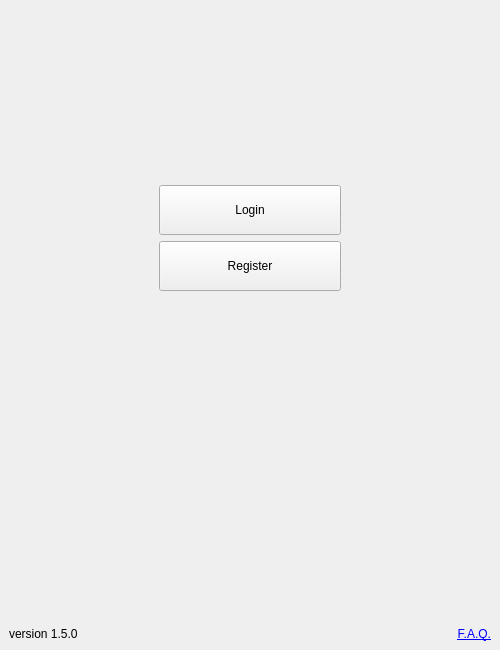
<?xml version="1.0" encoding="UTF-8"?>
<ui version="4.0">
 <class>StartWindow</class>
 <widget class="QMainWindow" name="StartWindow">
  <property name="geometry">
   <rect>
    <x>0</x>
    <y>0</y>
    <width>500</width>
    <height>650</height>
   </rect>
  </property>
  <property name="windowTitle">
   <string>NAZVA</string>
  </property>
  <property name="windowIcon">
   <iconset>
    <normaloff>../../../../Photos/Pictures/Icons/Lumicons ico pack/System/Device Keyboard.ico</normaloff>../../../../Photos/Pictures/Icons/Lumicons ico pack/System/Device Keyboard.ico</iconset>
  </property>
  <widget class="QWidget" name="centralwidget">
   <layout class="QVBoxLayout" name="verticalLayout_2">
    <item>
     <spacer name="verSpacer_1">
      <property name="orientation">
       <enum>Qt::Vertical</enum>
      </property>
      <property name="sizeType">
       <enum>QSizePolicy::Maximum</enum>
      </property>
      <property name="sizeHint" stdset="0">
       <size>
        <width>20</width>
        <height>50</height>
       </size>
      </property>
     </spacer>
    </item>
    <item>
     <widget class="QLabel" name="text_error">
      <property name="sizePolicy">
       <sizepolicy hsizetype="Preferred" vsizetype="Maximum">
        <horstretch>0</horstretch>
        <verstretch>0</verstretch>
       </sizepolicy>
      </property>
      <property name="minimumSize">
       <size>
        <width>0</width>
        <height>50</height>
       </size>
      </property>
      <property name="text">
       <string/>
      </property>
      <property name="alignment">
       <set>Qt::AlignCenter</set>
      </property>
     </widget>
    </item>
    <item>
     <spacer name="verSpacer_2">
      <property name="orientation">
       <enum>Qt::Vertical</enum>
      </property>
      <property name="sizeType">
       <enum>QSizePolicy::Maximum</enum>
      </property>
      <property name="sizeHint" stdset="0">
       <size>
        <width>20</width>
        <height>70</height>
       </size>
      </property>
     </spacer>
    </item>
    <item>
     <layout class="QGridLayout" name="gridLayout">
      <item row="1" column="2">
       <spacer name="horSpacer_2">
        <property name="orientation">
         <enum>Qt::Horizontal</enum>
        </property>
        <property name="sizeType">
         <enum>QSizePolicy::Maximum</enum>
        </property>
        <property name="sizeHint" stdset="0">
         <size>
          <width>150</width>
          <height>20</height>
         </size>
        </property>
       </spacer>
      </item>
      <item row="0" column="0">
       <spacer name="horSpacer_1">
        <property name="orientation">
         <enum>Qt::Horizontal</enum>
        </property>
        <property name="sizeType">
         <enum>QSizePolicy::Maximum</enum>
        </property>
        <property name="sizeHint" stdset="0">
         <size>
          <width>150</width>
          <height>20</height>
         </size>
        </property>
       </spacer>
      </item>
      <item row="0" column="1">
       <widget class="QPushButton" name="btn_login">
        <property name="minimumSize">
         <size>
          <width>160</width>
          <height>50</height>
         </size>
        </property>
        <property name="maximumSize">
         <size>
          <width>250</width>
          <height>250</height>
         </size>
        </property>
        <property name="text">
         <string>Login</string>
        </property>
       </widget>
      </item>
      <item row="1" column="1">
       <widget class="QPushButton" name="btn_register">
        <property name="minimumSize">
         <size>
          <width>0</width>
          <height>50</height>
         </size>
        </property>
        <property name="text">
         <string>Register</string>
        </property>
       </widget>
      </item>
     </layout>
    </item>
    <item>
     <spacer name="verSpacer_3">
      <property name="orientation">
       <enum>Qt::Vertical</enum>
      </property>
      <property name="sizeHint" stdset="0">
       <size>
        <width>20</width>
        <height>40</height>
       </size>
      </property>
     </spacer>
    </item>
    <item>
     <layout class="QHBoxLayout" name="horizontalLayout">
      <item>
       <widget class="QLabel" name="text_version">
        <property name="text">
         <string>version 1.5.0</string>
        </property>
       </widget>
      </item>
      <item>
       <widget class="QLabel" name="text_FAQ">
        <property name="text">
         <string>&lt;html&gt;&lt;head/&gt;&lt;body&gt;&lt;p&gt;&lt;a href=&quot;http://www.qtcentre.org&quot;&gt;&lt;span style=&quot; text-decoration: underline; color:#0000ff;&quot;&gt;F.A.Q.&lt;/span&gt;&lt;/a&gt;&lt;/p&gt;&lt;/body&gt;&lt;/html&gt;</string>
        </property>
        <property name="alignment">
         <set>Qt::AlignRight|Qt::AlignTrailing|Qt::AlignVCenter</set>
        </property>
        <property name="openExternalLinks">
         <bool>true</bool>
        </property>
       </widget>
      </item>
     </layout>
    </item>
   </layout>
  </widget>
 </widget>
 <resources/>
 <connections/>
</ui>
